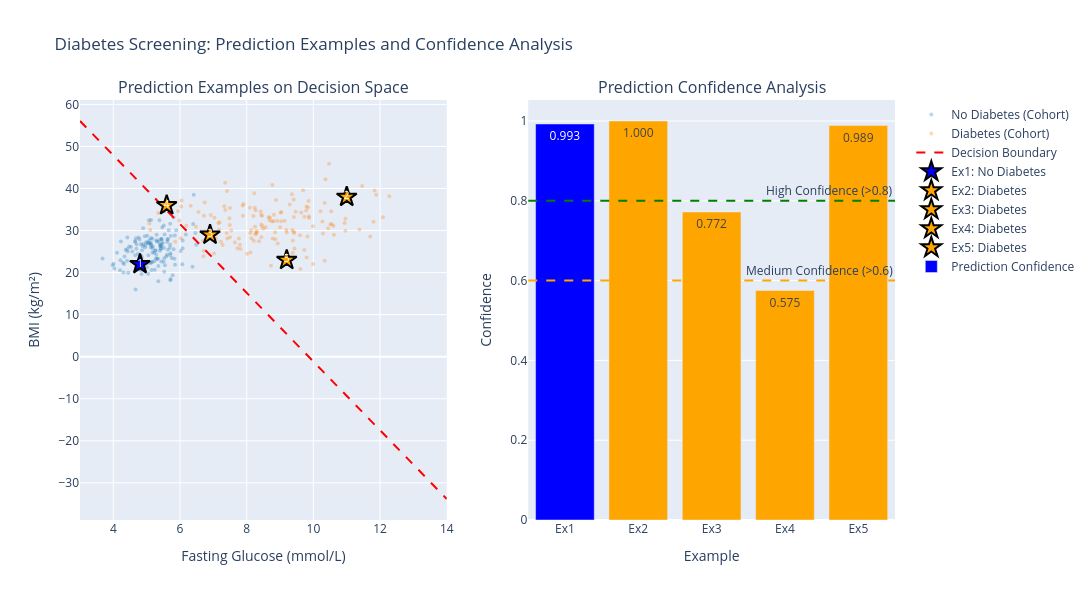

Notebook code for this chart:
### Markdown cell above
## 8. Real-world Applications and Best Practices

Now that we understand how logistic regression works, let's explore when and how to apply it effectively in clinical screening and beyond.

### Code cell
# Demonstrate model interpretation and prediction confidence
def demonstrate_prediction_confidence():
    """Show how to interpret model confidence and make predictions."""
    
    # Train final model
    X = clinical_data[['fasting_glucose', 'bmi']].values
    y = clinical_data['diabetes'].values
    
    scaler = StandardScaler()
    X_scaled = scaler.fit_transform(X)
    
    # Use scikit-learn for this demonstration
    model = LogisticRegression(random_state=42)
    model.fit(X_scaled, y)
    
    # Create prediction examples
    examples = [
        {'glucose': 4.8, 'bmi': 22, 'description': 'Normal glucose, lean'},
        {'glucose': 11.0, 'bmi': 38, 'description': 'Very high glucose, obese'},
        {'glucose': 6.9, 'bmi': 29, 'description': 'Borderline glucose, overweight'},
        {'glucose': 5.6, 'bmi': 36, 'description': 'Near-normal glucose, obese'},
        {'glucose': 9.2, 'bmi': 23, 'description': 'High glucose, lean'}
    ]
    
    print("🩺 Diabetes Screening Prediction Examples:")
    print("=" * 80)
    print(f"{'Description':<25} {'Glucose':<9} {'BMI':<7} {'P(No Diab)':<12} {'P(Diab)':<10} {'Prediction':<14} {'Confidence':<10}")
    print("-" * 80)
    
    prediction_data = []
    
    for example in examples:
        # Prepare input
        X_example = np.array([[example['glucose'], example['bmi']]])
        X_example_scaled = scaler.transform(X_example)
        
        # Make prediction
        probabilities = model.predict_proba(X_example_scaled)[0]
        prediction = model.predict(X_example_scaled)[0]
        
        # Calculate confidence
        confidence = max(probabilities)
        diagnosis = 'No Diabetes' if prediction == 0 else 'Diabetes'
        
        print(f"{example['description']:<25} {example['glucose']:<9} {example['bmi']:<7} "
              f"{probabilities[0]:<12.3f} {probabilities[1]:<10.3f} {diagnosis:<14} {confidence:<10.3f}")
        
        prediction_data.append({
            'glucose': example['glucose'],
            'bmi': example['bmi'],
            'description': example['description'],
            'prob_no_diabetes': probabilities[0],
            'prob_diabetes': probabilities[1],
            'prediction': diagnosis,
            'confidence': confidence
        })
    
    # Visualize predictions
    fig = make_subplots(
        rows=1, cols=2,
        subplot_titles=('Prediction Examples on Decision Space', 'Prediction Confidence Analysis')
    )
    
    # Plot 1: Show examples on the decision space
    # First, show all training data
    colors = ['#1f77b4', '#ff7f0e']
    for i, label in enumerate(['No Diabetes', 'Diabetes']):
        subset = clinical_data[clinical_data['diagnosis'] == label]
        fig.add_trace(
            go.Scatter(
                x=subset['fasting_glucose'],
                y=subset['bmi'],
                mode='markers',
                name=f'{label} (Cohort)',
                marker=dict(color=colors[i], size=4, opacity=0.3)
            ), row=1, col=1
        )
    
    # Add decision boundary
    glucose_range = np.linspace(3, 14, 100)
    glucose_scaled = (glucose_range - scaler.mean_[0]) / scaler.scale_[0]
    bmi_scaled = -(model.coef_[0][0] * glucose_scaled + model.intercept_[0]) / model.coef_[0][1]
    bmi_boundary = bmi_scaled * scaler.scale_[1] + scaler.mean_[1]
    
    fig.add_trace(
        go.Scatter(
            x=glucose_range,
            y=bmi_boundary,
            mode='lines',
            name='Decision Boundary',
            line=dict(color='red', width=2, dash='dash')
        ), row=1, col=1
    )
    
    # Add prediction examples
    for i, pred in enumerate(prediction_data):
        color = 'blue' if pred['prediction'] == 'No Diabetes' else 'orange'
        fig.add_trace(
            go.Scatter(
                x=[pred['glucose']],
                y=[pred['bmi']],
                mode='markers+text',
                name=f"Ex{i+1}: {pred['prediction']}",
                marker=dict(color=color, size=15, symbol='star',
                           line=dict(color='black', width=2)),
                text=[f"{i+1}"],
                textfont=dict(color='white', size=10),
                textposition='middle center'
            ), row=1, col=1
        )
    
    # Plot 2: Confidence analysis
    example_names = [f"Ex{i+1}" for i in range(len(prediction_data))]
    confidences = [pred['confidence'] for pred in prediction_data]
    colors_conf = ['blue' if pred['prediction'] == 'No Diabetes' else 'orange' for pred in prediction_data]
    
    fig.add_trace(
        go.Bar(
            x=example_names,
            y=confidences,
            marker_color=colors_conf,
            name='Prediction Confidence',
            text=[f"{c:.3f}" for c in confidences],
            textposition='auto'
        ), row=1, col=2
    )
    
    # Add confidence threshold line
    fig.add_hline(y=0.8, line_dash="dash", line_color="green",
                  annotation_text="High Confidence (>0.8)", row=1, col=2)
    fig.add_hline(y=0.6, line_dash="dash", line_color="orange",
                  annotation_text="Medium Confidence (>0.6)", row=1, col=2)
    
    # Update layout
    fig.update_layout(
        title='Diabetes Screening: Prediction Examples and Confidence Analysis',
        width=1400,
        height=600,
        showlegend=True
    )
    
    fig.update_xaxes(title_text="Fasting Glucose (mmol/L)", row=1, col=1)
    fig.update_yaxes(title_text="BMI (kg/m²)", row=1, col=1)
    fig.update_xaxes(title_text="Example", row=1, col=2)
    fig.update_yaxes(title_text="Confidence", row=1, col=2)
    
    fig.show()
    
    print("\n🎯 Confidence Interpretation Guidelines:")
    print("   • High Confidence (>0.8): Very reliable prediction")
    print("   • Medium Confidence (0.6-0.8): Fairly reliable, consider additional factors")
    print("   • Low Confidence (<0.6): Uncertain, may need more features or data")
    
    print("\n🔬 Practical Applications:")
    print("   • Primary care: automated risk flagging from routine bloods")
    print("   • Population health: targeting screening invitations to higher-risk groups")
    print("   • Care planning: prioritizing lifestyle and pharmacological interventions")
    print("   • Research: rapid cohort stratification for clinical studies")

demonstrate_prediction_confidence()

### Figure 1 — Plotly figure (JSON) as saved in the notebook; plotly's stock layout.template omitted (floating-point values rounded to 4 significant figures; data arrays with more than 128 entries replaced by an {"elided": "..."} marker saying what was removed)
{"data": [{"marker": {"color": "#1f77b4", "opacity": 0.3, "size": 4}, "mode": "markers", "name": "No Diabetes (Cohort)", "type": "scatter", "x": {"elided": "150 float values"}, "xaxis": "x", "y": {"elided": "150 float values"}, "yaxis": "y"}, {"marker": {"color": "#ff7f0e", "opacity": 0.3, "size": 4}, "mode": "markers", "name": "Diabetes (Cohort)", "type": "scatter", "x": {"elided": "150 float values"}, "xaxis": "x", "y": {"elided": "150 float values"}, "yaxis": "y"}, {"line": {"color": "red", "dash": "dash", "width": 2}, "mode": "lines", "name": "Decision Boundary", "type": "scatter", "x": [3.0, 3.111, 3.222, 3.333, 3.444, 3.556, 3.667, 3.778, 3.889, 4.0, 4.111, 4.222, 4.333, 4.444, 4.556, 4.667, 4.778, 4.889, 5.0, 5.111, 5.222, 5.333, 5.444, 5.556, 5.667, 5.778, 5.889, 6.0, 6.111, 6.222, 6.333, 6.444, 6.556, 6.667, 6.778, 6.889, 7.0, 7.111, 7.222, 7.333, 7.444, 7.556, 7.667, 7.778, 7.889, 8.0, 8.111, 8.222, 8.333, 8.444, 8.556, 8.667, 8.778, 8.889, 9.0, 9.111, 9.222, 9.333, 9.444, 9.556, 9.667, 9.778, 9.889, 10.0, 10.11, 10.22, 10.33, 10.44, 10.56, 10.67, 10.78, 10.89, 11.0, 11.11, 11.22, 11.33, 11.44, 11.56, 11.67, 11.78, 11.89, 12.0, 12.11, 12.22, 12.33, 12.44, 12.56, 12.67, 12.78, 12.89, 13.0, 13.11, 13.22, 13.33, 13.44, 13.56, 13.67, 13.78, 13.89, 14.0], "xaxis": "x", "y": [56.05, 55.14, 54.23, 53.33, 52.42, 51.51, 50.6, 49.69, 48.79, 47.88, 46.97, 46.06, 45.15, 44.25, 43.34, 42.43, 41.52, 40.61, 39.71, 38.8, 37.89, 36.98, 36.07, 35.17, 34.26, 33.35, 32.44, 31.53, 30.63, 29.72, 28.81, 27.9, 26.99, 26.09, 25.18, 24.27, 23.36, 22.45, 21.55, 20.64, 19.73, 18.82, 17.91, 17.01, 16.1, 15.19, 14.28, 13.37, 12.47, 11.56, 10.65, 9.743, 8.835, 7.927, 7.019, 6.111, 5.203, 4.295, 3.387, 2.479, 1.571, 0.6626, -0.2454, -1.153, -2.061, -2.969, -3.877, -4.785, -5.693, -6.601, -7.509, -8.417, -9.325, -10.23, -11.14, -12.05, -12.96, -13.87, -14.77, -15.68, -16.59, -17.5, -18.41, -19.31, -20.22, -21.13, -22.04, -22.95, -23.85, -24.76, -25.67, -26.58, -27.49, -28.39, -29.3, -30.21, -31.12, -32.03, -32.93, -33.84], "yaxis": "y"}, {"marker": {"color": "blue", "line": {"color": "black", "width": 2}, "size": 15, "symbol": "star"}, "mode": "markers+text", "name": "Ex1: No Diabetes", "text": ["1"], "textfont": {"color": "white", "size": 10}, "textposition": "middle center", "type": "scatter", "x": [4.8], "xaxis": "x", "y": [22], "yaxis": "y"}, {"marker": {"color": "orange", "line": {"color": "black", "width": 2}, "size": 15, "symbol": "star"}, "mode": "markers+text", "name": "Ex2: Diabetes", "text": ["2"], "textfont": {"color": "white", "size": 10}, "textposition": "middle center", "type": "scatter", "x": [11.0], "xaxis": "x", "y": [38], "yaxis": "y"}, {"marker": {"color": "orange", "line": {"color": "black", "width": 2}, "size": 15, "symbol": "star"}, "mode": "markers+text", "name": "Ex3: Diabetes", "text": ["3"], "textfont": {"color": "white", "size": 10}, "textposition": "middle center", "type": "scatter", "x": [6.9], "xaxis": "x", "y": [29], "yaxis": "y"}, {"marker": {"color": "orange", "line": {"color": "black", "width": 2}, "size": 15, "symbol": "star"}, "mode": "markers+text", "name": "Ex4: Diabetes", "text": ["4"], "textfont": {"color": "white", "size": 10}, "textposition": "middle center", "type": "scatter", "x": [5.6], "xaxis": "x", "y": [36], "yaxis": "y"}, {"marker": {"color": "orange", "line": {"color": "black", "width": 2}, "size": 15, "symbol": "star"}, "mode": "markers+text", "name": "Ex5: Diabetes", "text": ["5"], "textfont": {"color": "white", "size": 10}, "textposition": "middle center", "type": "scatter", "x": [9.2], "xaxis": "x", "y": [23], "yaxis": "y"}, {"marker": {"color": ["blue", "orange", "orange", "orange", "orange"]}, "name": "Prediction Confidence", "text": ["0.993", "1.000", "0.772", "0.575", "0.989"], "textposition": "auto", "type": "bar", "x": ["Ex1", "Ex2", "Ex3", "Ex4", "Ex5"], "xaxis": "x2", "y": [0.9925, 1.0, 0.7719, 0.5751, 0.9885], "yaxis": "y2"}], "layout": {"annotations": [{"font": {"size": 16}, "showarrow": false, "text": "Prediction Examples on Decision Space", "x": 0.225, "xanchor": "center", "xref": "paper", "y": 1.0, "yanchor": "bottom", "yref": "paper"}, {"font": {"size": 16}, "showarrow": false, "text": "Prediction Confidence Analysis", "x": 0.775, "xanchor": "center", "xref": "paper", "y": 1.0, "yanchor": "bottom", "yref": "paper"}, {"showarrow": false, "text": "High Confidence (>0.8)", "x": 1, "xanchor": "right", "xref": "x2 domain", "y": 0.8, "yanchor": "bottom", "yref": "y2"}, {"showarrow": false, "text": "Medium Confidence (>0.6)", "x": 1, "xanchor": "right", "xref": "x2 domain", "y": 0.6, "yanchor": "bottom", "yref": "y2"}], "height": 600, "shapes": [{"line": {"color": "green", "dash": "dash"}, "type": "line", "x0": 0, "x1": 1, "xref": "x2 domain", "y0": 0.8, "y1": 0.8, "yref": "y2"}, {"line": {"color": "orange", "dash": "dash"}, "type": "line", "x0": 0, "x1": 1, "xref": "x2 domain", "y0": 0.6, "y1": 0.6, "yref": "y2"}], "showlegend": true, "title": {"text": "Diabetes Screening: Prediction Examples and Confidence Analysis"}, "width": 1400, "xaxis": {"anchor": "y", "domain": [0.0, 0.45], "title": {"text": "Fasting Glucose (mmol/L)"}}, "xaxis2": {"anchor": "y2", "domain": [0.55, 1.0], "title": {"text": "Example"}}, "yaxis": {"anchor": "x", "domain": [0.0, 1.0], "title": {"text": "BMI (kg/m²)"}}, "yaxis2": {"anchor": "x2", "domain": [0.0, 1.0], "title": {"text": "Confidence"}}}}
